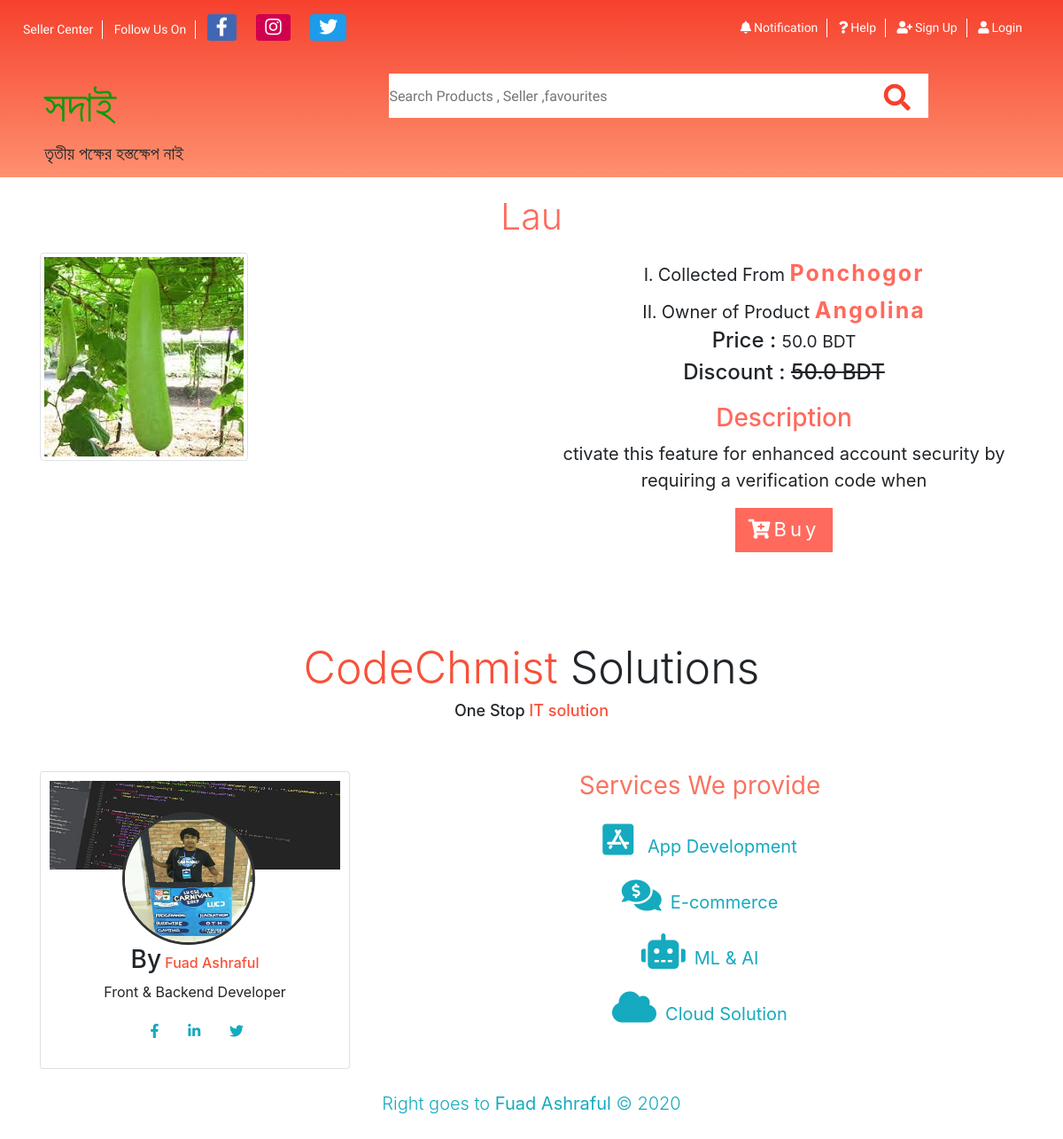
/product-details/Vegetables/18, run on the app's committed database.
### shopUser/models.py (models this page shows, shortened)
class Product(models.Model):
    name=models.CharField(max_length=200)
    uploaded_by=models.IntegerField(null=False,default=0)
    uploaded_from=models.CharField(max_length=200)
    price=models.FloatField()
    discount_price=models.FloatField(blank=True,null=True)
    category=models.ForeignKey(Category,on_delete=models.CASCADE)
    description=models.TextField()
    image=models.ImageField(upload_to='product',blank=False)
    slug = models.SlugField(default='my-product',unique=False)

### shopUser/views.py (the view)
# urls.py: path('product-details/<categoryName>/<int:id>',userViews.productDetailsView,name="product_details"),
def productDetailsView(request,categoryName=None,id=None):
    context={}
    product=Product.objects.get(pk=id)
    owner=User.objects.get(pk=product.uploaded_by).username
    context['product']=product
    context['owner']=owner
    return render(request,'product_description.html',context)

### shopUser/models.py (called while the page is built)
    def __str__(self):
        return self.name

### templates/product_description.html (shortened to what this page needs)
{% extends 'base.html'%}
{% load static %}
{%block CSS %}
<link rel="stylesheet" href="{% static 'css/product_description.css'%}">
{% endblock CSS%}
{% block content %}
    <div class="container">
        <div class="product-details">
            <h3 class="text-center">{{product.name}}</h3>
        </div>
        <div class="row">
            <div class="col-md-6 mt-2">
                <img class="img-thumbnail productImg" alt="Product Image" data-zoom-image="../../..{{product.image.url}}" src="../../..{{product.image.url}}" >
            </div>
            <div class="col-md-6 mt-2 text-center">
                <div class="product-info">
                    <li>Collected From <strong>{{product.uploaded_from}}</strong></li>
                    <li>Owner of Product <strong>{{owner}}</strong></li>
                    <div class="price">
                        <h4>Price : <small>{{product.price}} BDT</small></h4>
                        <h4>Discount : <del>{{product.price}} BDT</del></h4>
                    </div>
                    <div class="description">
                        <h3>Description</h3>
                        <p>{{product.description}}</p>
                    </div>
                    <div class="buy-button">
                        <a id="buy-btn" href="{% url 'buyproduct' product.category product.id %}"><button class="add-to-bag" data-id="{{product.id}}"><i class="fas fa-cart-plus"></i>Buy</button></a>
                    </div>
                </div>
            </div>
        </div>
    </div>
{% endblock %}

### static/css/base.css (style rules this page uses)
* { margin: 0; padding: 0; box-sizing: border-box; }
body { font-size: 62.5%; }

### static/css/product_description.css (style rules this page uses)
.product-details { margin-top: 20px; }
.product-details h3 { color: #ff6a5d; font-size: 41px; font-weight: 300; }
.product-info { font-size: 20px; list-style-type: upper-roman; }
.product-info li { margin-top: 5px; }
.product-info strong { color: #ff6a5d; font-size: 25px; letter-spacing: 2px; }
.product-info .description { margin-top: 20px; }
.product-info .description h3 { color: #ff6a5d; }
#buy-btn button { display: inline-block; height: 50px; width: 110px; background-color: #ff6a5d; border: none; font-size: 22px; color: #fff; letter-spacing: 4px; }

### data on the page
Product: name "Lau", image (picture), uploaded_from "Ponchogor", price "50.0", description "ctivate this feature for enhanced account security by requiring a verification code when"

### other printed values
{{ owner }} "Angolina"
